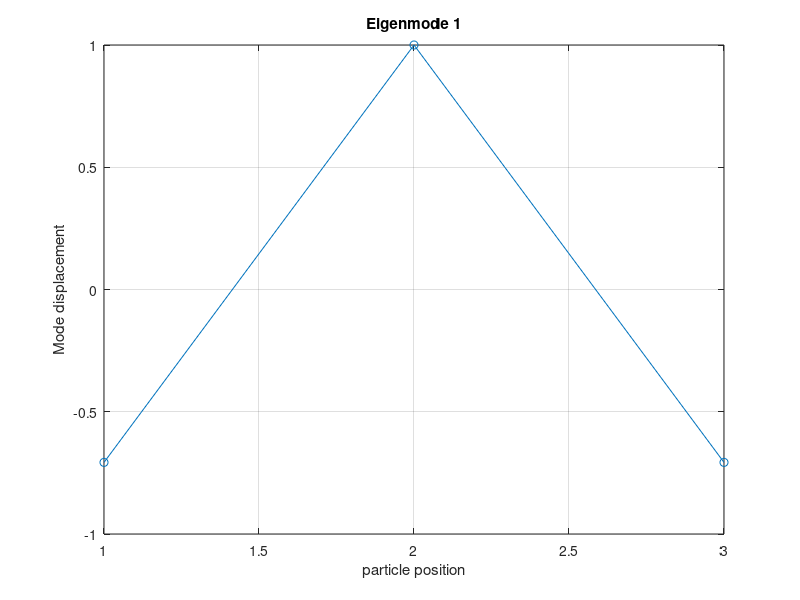
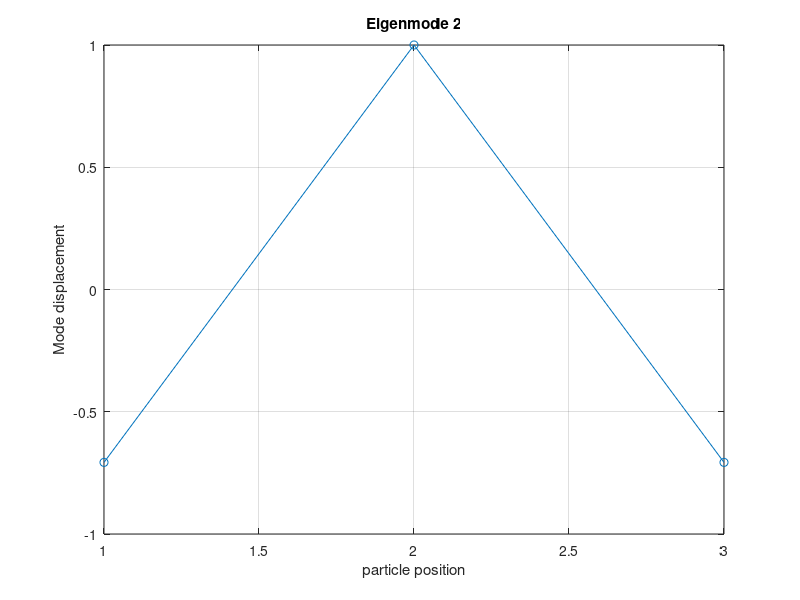
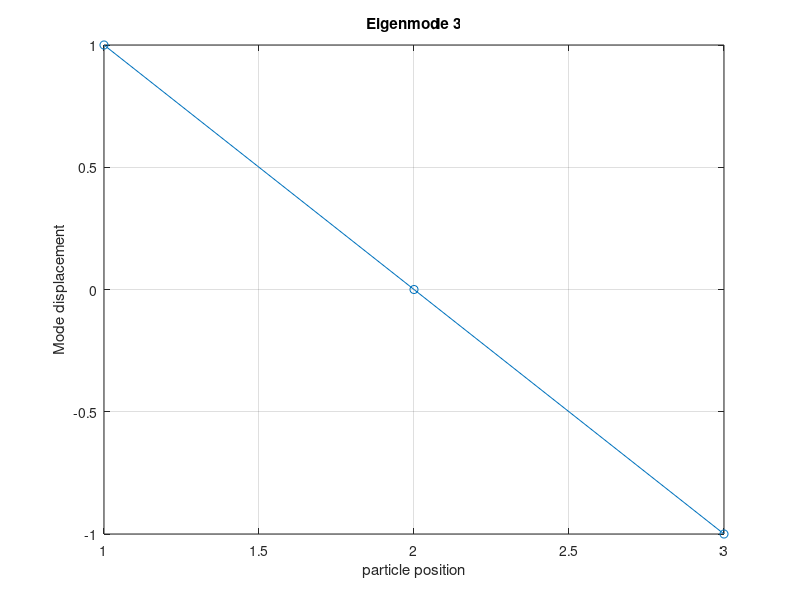
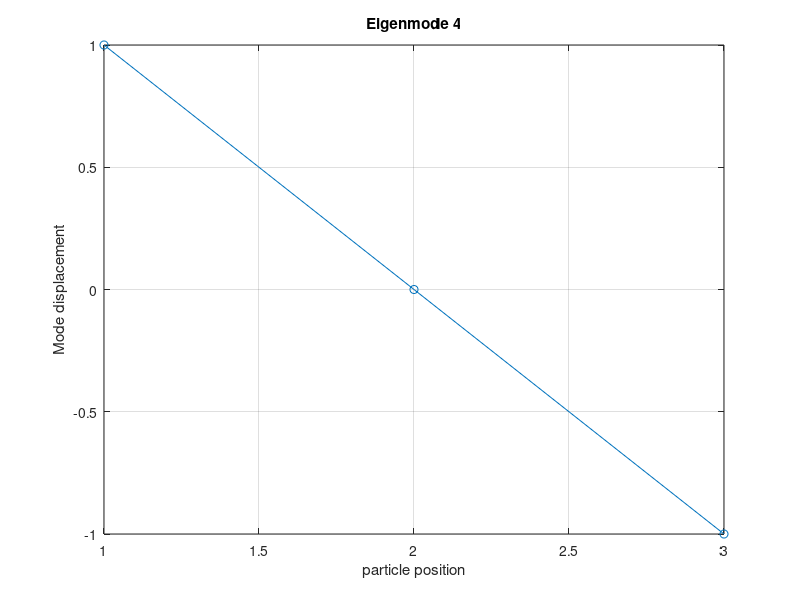

MATLAB code for these plots, in order:
% Define the system parameters
m = 1;  % Mass matrix (m = 1 for simplicity)
k = 10;  % Spring constant (stiffness matrix)
beta = 0.05;  % Damping 
N = 3; % number of particles

% Define the matrices K, D, and M
K = k * eye(N);  % Stiffness matrix
% make the off diagnal terms -k
for i = 1:N-1
    K(i, i+1) = -k;
    K(i+1, i) = -k;
end
% K(1, end) = -k;
% K(end, 1) = -k
D = beta * (eye(N) + 0.1 * (rand(N) - 0.5)); % adding some off-diagnal terms; creates eye matrix, then adds a small randome number to each element. Thens hifts them down by 0.5 to make sure they are positive
M = m * eye(N);  % Mass matrix

D = beta * eye(N); 
for i = 1:N-1
    D(i, i+1) = -beta;
    D(i+1, i) = -beta;
end

% System matrix (K + i*omega*beta*D - omega^2*M) 
% system_matrix = K + 1i * beta * D - M;  %

% Solve for the eigenvalues using the polyeig function
% eigenvalues = polyeig(system_matrix)

K
D
M

% Try this way
[eigenvectors, eigenvalues] = polyeig(K, D, -M)

for ii = 1:length(eigenvalues)
    figure;
    plot(real(eigenvectors(:, ii)), '-o');
    title(['Eigenmode ' num2str(ii)]);
    xlabel('particle position');
    ylabel('Mode displacement');
    grid on;
    % pause; 
end